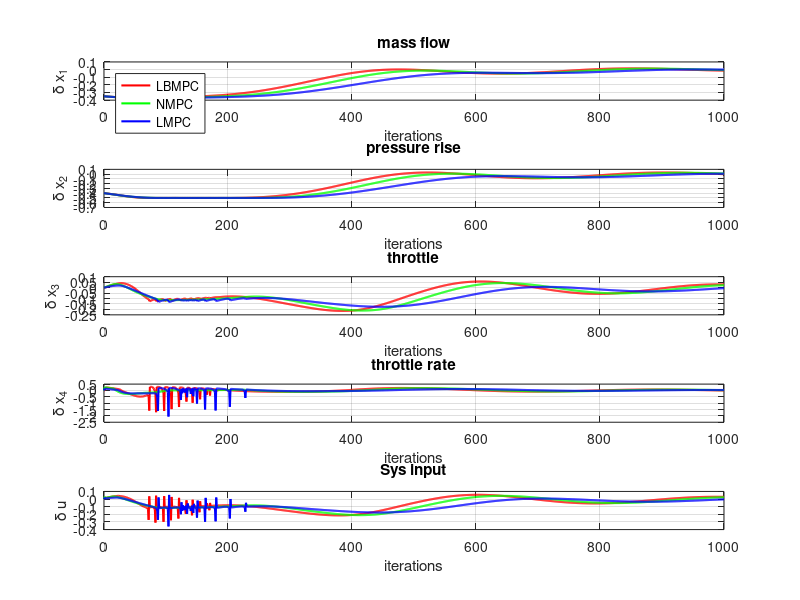
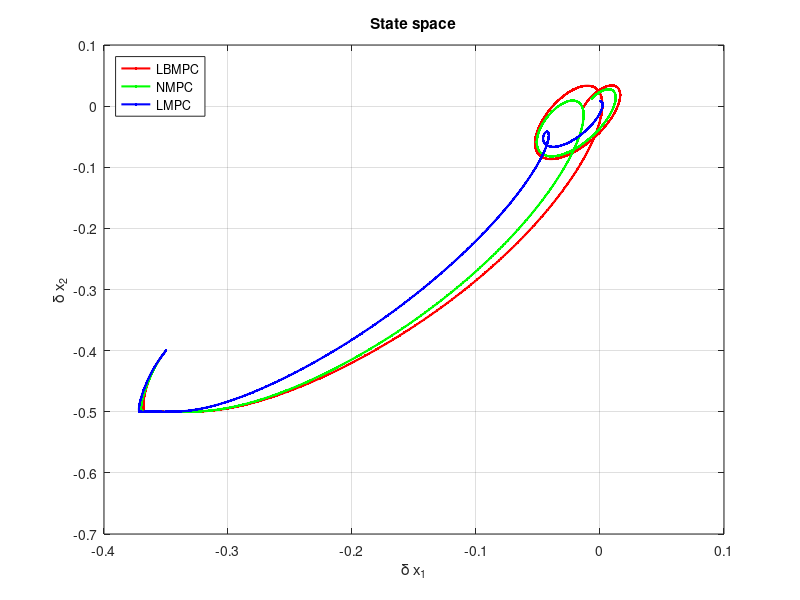

Source code (MATLAB) for these figures, in order:
close all;
addpath('./data/');
%% Load data
LBMPC40=load('LBMPC_N40_sys_CORRECT.mat');
NMPC40=load('NMPC_N40_sys_CORRECT.mat');
LMPC40=load('LMPC_N40_sys.mat');
%% Plot
iterations=size(LBMPC40.sysHistory,2)-1;

figure;
subplot(5,1,1);
plot(0:iterations, LBMPC40.sysHistory(1,:),'Linewidth',1.5,'Color','r'); hold on;
plot(0:iterations,NMPC40.sysHistory(1,:),'Linewidth',1.5,'Color','g'); hold on;
plot(0:iterations,LMPC40.sysHistory(1,:),'Linewidth',1.5,'Color','b'); 
grid on;
xlabel('iterations');
ylabel('\delta x_1');
title('mass flow');
legend({'LBMPC','NMPC', 'LMPC'},'Location','northwest')

subplot(5,1,2);
plot(0:iterations, LBMPC40.sysHistory(2,:),'Linewidth',1.5,'Color','r'); hold on;
plot(0:iterations,NMPC40.sysHistory(2,:),'Linewidth',1.5,'Color','g'); hold on;
plot(0:iterations,LMPC40.sysHistory(2,:),'Linewidth',1.5,'Color','b'); 
grid on;
xlabel('iterations');
ylabel('\delta x_2');
title('pressure rise');

subplot(5,1,3);
plot(0:iterations, LBMPC40.sysHistory(3,:),'Linewidth',1.5,'Color','r'); hold on;
plot(0:iterations,NMPC40.sysHistory(3,:),'Linewidth',1.5,'Color','g'); hold on;
plot(0:iterations,LMPC40.sysHistory(3,:),'Linewidth',1.5,'Color','b'); 
grid on;
xlabel('iterations');
ylabel('\delta x_3');
title('throttle');


subplot(5,1,4);
plot(0:iterations, LBMPC40.sysHistory(4,:),'Linewidth',1.5,'Color','r'); hold on;
plot(0:iterations,NMPC40.sysHistory(4,:),'Linewidth',1.5,'Color','g'); hold on;
plot(0:iterations,LMPC40.sysHistory(4,:),'Linewidth',1.5,'Color','b'); 
grid on;
xlabel('iterations');
ylabel('\delta x_4');
title('throttle rate');


subplot(5,1,5);
plot(0:iterations, LBMPC40.sysHistory(5,:),'Linewidth',1.5,'Color','r'); hold on;
plot(0:iterations,NMPC40.sysHistory(5,:),'Linewidth',1.5,'Color','g'); hold on;
plot(0:iterations,LMPC40.sysHistory(5,:),'Linewidth',1.5,'Color','b'); 
grid on;
xlabel('iterations');
ylabel('\delta u');
title('Sys input');



figure;
plot(LBMPC40.sysHistory(1,:),LBMPC40.sysHistory(2,:),'Linewidth',1.5,'Marker','.','Color','r'); hold on;
plot(NMPC40.sysHistory(1,:),NMPC40.sysHistory(2,:),'Linewidth',1.5,'Marker','.','Color','g'); hold on;
plot(LMPC40.sysHistory(1,:),LMPC40.sysHistory(2,:),'Linewidth',1.5,'Marker','.','Color','b'); 

grid on
xlabel('\delta x_1');
ylabel('\delta x_2');
title('State space');

legend({'LBMPC','NMPC', 'LMPC'},'Location','northwest')
